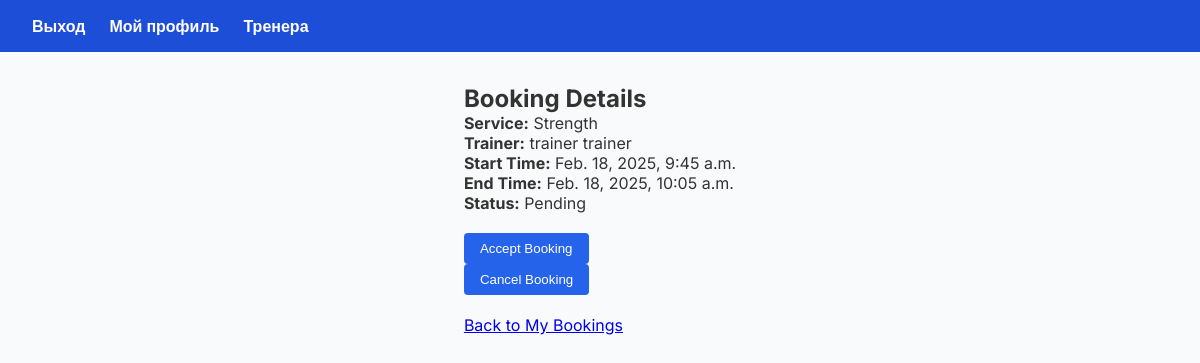
Page /booking/5/ (signed in) on the committed database.
### booking/models.py (models this page shows)
class Booking(models.Model):
    user=models.ForeignKey(User, on_delete=models.CASCADE, related_name="bookings")
    trainer=models.ForeignKey(User, on_delete=models.CASCADE, related_name="trainer_bookings")
    datetime_start=models.DateTimeField()
    datetime_end=models.DateTimeField()
    service=models.ForeignKey(Service, on_delete=models.CASCADE)
    status=models.BooleanField(default=False)

### trainer/models.py (models this page shows)
class Service (models.Model):
    category=models.ForeignKey(Category, on_delete=models.CASCADE)
    trainer=models.ForeignKey(User, on_delete=models.CASCADE)
    price=models.FloatField()
    level=models.IntegerField()
    duration=models.IntegerField()

class Category(models.Model):
    name=models.CharField(max_length=100)

### booking/views.py (the view)
# urls.py: path('booking/<int:booking_id>/', views.booking_page, name='booking_page'),  # Страница бронирования
@login_required(login_url='/login/')
def booking_page(request, booking_id):
    booking_data=booking_models.Booking.objects.get(id=booking_id)
    return render(request, template_name='booking_page.html', context={'booking':booking_data})

### templates/booking_page.html (shortened to what this page needs)
{% extends 'base.html' %}
{% block content %}
<h2>Booking Details</h2>
<p><strong>Service:</strong> {{ booking.service.category.name }}</p>
<p><strong>Trainer:</strong> {{ booking.trainer.first_name }} {{ booking.trainer.last_name }}</p>
<p><strong>Start Time:</strong> {{ booking.datetime_start }}</p>
<p><strong>End Time:</strong> {{ booking.datetime_end }}</p>
<p><strong>Status:</strong> {% if booking.status %}Confirmed{% else %}Pending{% endif %}</p>
<br>
{% if user == booking.trainer %}
    <form action="{% url 'booking_page_accept' booking.id %}" method="post">
        <button type="submit">Accept Booking</button>
    </form>
{% endif %}
{% if user == booking.trainer %}
    <form action="{% url 'booking_page_cancel' booking.id %}" method="post">
        <button type="submit">Cancel Booking</button>
    </form>
{% endif %}
<br>
<a href="{% url 'user_page' %}">Back to My Bookings</a>
{% endblock %}

### templates/base.html (style rules this page uses)
* { margin: 0; padding: 0; box-sizing: border-box; }
body { font-family: 'Inter', sans-serif; background-color: #f9fafb; color: #333; display: flex; flex-direction: column; min-height: 100vh; }
button { background: #2563eb; color: white; padding: 0.5rem 1rem; border: none; border-radius: 4px; cursor: pointer; }

### rows in the picture
Booking: service.category.name "Strength", trainer.first_name "trainer", trainer.last_name "trainer", datetime_start "Feb. 18, 2025, 9:45 a.m.", datetime_end "Feb. 18, 2025, 10:05 a.m."
